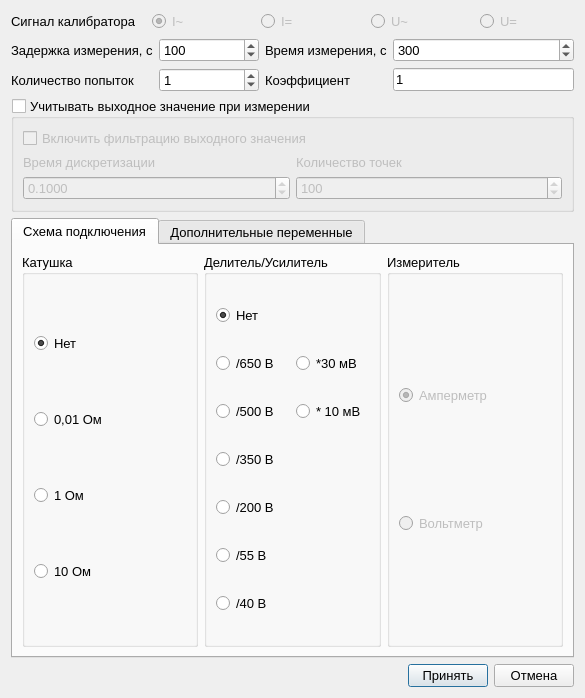
<?xml version="1.0" encoding="UTF-8"?>
<ui version="4.0">
 <class>edit_cell_config_dialog</class>
 <widget class="QDialog" name="edit_cell_config_dialog">
  <property name="geometry">
   <rect>
    <x>0</x>
    <y>0</y>
    <width>585</width>
    <height>698</height>
   </rect>
  </property>
  <property name="font">
   <font>
    <pointsize>10</pointsize>
   </font>
  </property>
  <property name="windowTitle">
   <string>Конфигурация ячейки</string>
  </property>
  <layout class="QVBoxLayout" name="verticalLayout">
   <item>
    <layout class="QVBoxLayout" name="main_widget_layout">
     <item>
      <layout class="QHBoxLayout" name="horizontalLayout">
       <property name="spacing">
        <number>15</number>
       </property>
       <item>
        <widget class="QLabel" name="label">
         <property name="text">
          <string>Сигнал калибратора</string>
         </property>
        </widget>
       </item>
       <item>
        <widget class="QRadioButton" name="aci_radio">
         <property name="enabled">
          <bool>false</bool>
         </property>
         <property name="text">
          <string>I~</string>
         </property>
         <property name="checked">
          <bool>true</bool>
         </property>
        </widget>
       </item>
       <item>
        <widget class="QRadioButton" name="dci_radio">
         <property name="enabled">
          <bool>false</bool>
         </property>
         <property name="text">
          <string>I=</string>
         </property>
        </widget>
       </item>
       <item>
        <widget class="QRadioButton" name="acv_radio">
         <property name="enabled">
          <bool>false</bool>
         </property>
         <property name="text">
          <string>U~</string>
         </property>
        </widget>
       </item>
       <item>
        <widget class="QRadioButton" name="dcv_radio">
         <property name="enabled">
          <bool>false</bool>
         </property>
         <property name="text">
          <string>U=</string>
         </property>
        </widget>
       </item>
      </layout>
     </item>
     <item>
      <layout class="QGridLayout" name="gridLayout">
       <item row="0" column="0">
        <widget class="QLabel" name="label_4">
         <property name="text">
          <string>Задержка измерения, с</string>
         </property>
        </widget>
       </item>
       <item row="0" column="2">
        <widget class="QLabel" name="label_5">
         <property name="text">
          <string>Время измерения, с</string>
         </property>
        </widget>
       </item>
       <item row="1" column="1">
        <widget class="QSpinBox" name="retry_count_spinbox">
         <property name="sizePolicy">
          <sizepolicy hsizetype="Preferred" vsizetype="Fixed">
           <horstretch>0</horstretch>
           <verstretch>0</verstretch>
          </sizepolicy>
         </property>
         <property name="minimumSize">
          <size>
           <width>100</width>
           <height>0</height>
          </size>
         </property>
         <property name="value">
          <number>1</number>
         </property>
        </widget>
       </item>
       <item row="1" column="3">
        <widget class="QEditDoubleClick" name="coefficient_edit">
         <property name="minimumSize">
          <size>
           <width>100</width>
           <height>0</height>
          </size>
         </property>
         <property name="font">
          <font>
           <pointsize>10</pointsize>
          </font>
         </property>
         <property name="text">
          <string>1</string>
         </property>
        </widget>
       </item>
       <item row="0" column="1">
        <widget class="QSpinBox" name="measure_delay_spinbox">
         <property name="sizePolicy">
          <sizepolicy hsizetype="Preferred" vsizetype="Fixed">
           <horstretch>0</horstretch>
           <verstretch>0</verstretch>
          </sizepolicy>
         </property>
         <property name="minimumSize">
          <size>
           <width>100</width>
           <height>0</height>
          </size>
         </property>
         <property name="maximum">
          <number>9999</number>
         </property>
         <property name="value">
          <number>100</number>
         </property>
        </widget>
       </item>
       <item row="1" column="0">
        <widget class="QLabel" name="label_3">
         <property name="text">
          <string>Количество попыток</string>
         </property>
        </widget>
       </item>
       <item row="0" column="3">
        <widget class="QSpinBox" name="measure_time_spinbox">
         <property name="sizePolicy">
          <sizepolicy hsizetype="Expanding" vsizetype="Fixed">
           <horstretch>0</horstretch>
           <verstretch>0</verstretch>
          </sizepolicy>
         </property>
         <property name="minimumSize">
          <size>
           <width>100</width>
           <height>0</height>
          </size>
         </property>
         <property name="maximum">
          <number>99999</number>
         </property>
         <property name="value">
          <number>300</number>
         </property>
        </widget>
       </item>
       <item row="1" column="2">
        <widget class="QLabel" name="label_2">
         <property name="text">
          <string>Коэффициент</string>
         </property>
        </widget>
       </item>
      </layout>
     </item>
     <item>
      <widget class="QGroupBox" name="consider_output_value_checkbox">
       <property name="title">
        <string>Учитывать выходное значение при измерении</string>
       </property>
       <property name="checkable">
        <bool>true</bool>
       </property>
       <property name="checked">
        <bool>false</bool>
       </property>
       <layout class="QVBoxLayout" name="verticalLayout_2">
        <item>
         <widget class="QCheckBox" name="enable_output_filtering_checkbox">
          <property name="text">
           <string>Включить фильтрацию выходного значения</string>
          </property>
         </widget>
        </item>
        <item>
         <layout class="QGridLayout" name="gridLayout_2">
          <item row="1" column="0">
           <widget class="QDoubleSpinBox" name="sampling_time_spinbox">
            <property name="decimals">
             <number>4</number>
            </property>
            <property name="singleStep">
             <double>0.100000000000000</double>
            </property>
            <property name="value">
             <double>0.100000000000000</double>
            </property>
           </widget>
          </item>
          <item row="0" column="0">
           <widget class="QLabel" name="label_6">
            <property name="text">
             <string>Время дискретизации</string>
            </property>
           </widget>
          </item>
          <item row="1" column="1">
           <widget class="QSpinBox" name="filter_points_count_spinbox">
            <property name="maximum">
             <number>9999</number>
            </property>
            <property name="value">
             <number>100</number>
            </property>
           </widget>
          </item>
          <item row="0" column="1">
           <widget class="QLabel" name="label_7">
            <property name="text">
             <string>Количество точек</string>
            </property>
           </widget>
          </item>
         </layout>
        </item>
       </layout>
      </widget>
     </item>
     <item>
      <widget class="QTabWidget" name="tabWidget">
       <property name="currentIndex">
        <number>0</number>
       </property>
       <widget class="QWidget" name="tab">
        <attribute name="title">
         <string>Схема подключения</string>
        </attribute>
        <layout class="QHBoxLayout" name="horizontalLayout_2">
         <item>
          <widget class="QGroupBox" name="groupBox_3">
           <property name="title">
            <string>Катушка</string>
           </property>
           <layout class="QVBoxLayout" name="verticalLayout_5">
            <item>
             <widget class="QRadioButton" name="coil_no_radio">
              <property name="text">
               <string>Нет</string>
              </property>
              <property name="checked">
               <bool>true</bool>
              </property>
              <attribute name="buttonGroup">
               <string notr="true">buttonGroup_2</string>
              </attribute>
             </widget>
            </item>
            <item>
             <widget class="QRadioButton" name="coil_001_radio">
              <property name="text">
               <string>0,01 Ом</string>
              </property>
              <attribute name="buttonGroup">
               <string notr="true">buttonGroup_2</string>
              </attribute>
             </widget>
            </item>
            <item>
             <widget class="QRadioButton" name="coil_1_radio">
              <property name="text">
               <string>1 Ом</string>
              </property>
              <attribute name="buttonGroup">
               <string notr="true">buttonGroup_2</string>
              </attribute>
             </widget>
            </item>
            <item>
             <widget class="QRadioButton" name="coil_10_radio">
              <property name="text">
               <string>10 Ом</string>
              </property>
              <attribute name="buttonGroup">
               <string notr="true">buttonGroup_2</string>
              </attribute>
             </widget>
            </item>
           </layout>
          </widget>
         </item>
         <item>
          <widget class="QGroupBox" name="groupBox_4">
           <property name="title">
            <string>Делитель/Усилитель</string>
           </property>
           <layout class="QGridLayout" name="gridLayout_3">
            <item row="4" column="0">
             <widget class="QRadioButton" name="divider_200_radio">
              <property name="text">
               <string>/200 В</string>
              </property>
              <attribute name="buttonGroup">
               <string notr="true">buttonGroup_3</string>
              </attribute>
             </widget>
            </item>
            <item row="2" column="0">
             <widget class="QRadioButton" name="divider_500_radio">
              <property name="text">
               <string>/500 В</string>
              </property>
              <attribute name="buttonGroup">
               <string notr="true">buttonGroup_3</string>
              </attribute>
             </widget>
            </item>
            <item row="1" column="0">
             <widget class="QRadioButton" name="divider_650_radio">
              <property name="text">
               <string>/650 В</string>
              </property>
              <attribute name="buttonGroup">
               <string notr="true">buttonGroup_3</string>
              </attribute>
             </widget>
            </item>
            <item row="6" column="0">
             <widget class="QRadioButton" name="divider_40_radio">
              <property name="text">
               <string>/40 В</string>
              </property>
              <attribute name="buttonGroup">
               <string notr="true">buttonGroup_3</string>
              </attribute>
             </widget>
            </item>
            <item row="3" column="0">
             <widget class="QRadioButton" name="divider_350_radio">
              <property name="text">
               <string>/350 В</string>
              </property>
              <attribute name="buttonGroup">
               <string notr="true">buttonGroup_3</string>
              </attribute>
             </widget>
            </item>
            <item row="0" column="0">
             <widget class="QRadioButton" name="divider_no_radio">
              <property name="text">
               <string>Нет</string>
              </property>
              <property name="checked">
               <bool>true</bool>
              </property>
              <attribute name="buttonGroup">
               <string notr="true">buttonGroup_3</string>
              </attribute>
             </widget>
            </item>
            <item row="5" column="0">
             <widget class="QRadioButton" name="divider_55_radio">
              <property name="text">
               <string>/55 В</string>
              </property>
              <attribute name="buttonGroup">
               <string notr="true">buttonGroup_3</string>
              </attribute>
             </widget>
            </item>
            <item row="1" column="1">
             <widget class="QRadioButton" name="amplifier_30_radio">
              <property name="text">
               <string>*30 мВ</string>
              </property>
              <attribute name="buttonGroup">
               <string notr="true">buttonGroup_3</string>
              </attribute>
             </widget>
            </item>
            <item row="2" column="1">
             <widget class="QRadioButton" name="amplifier_10_radio">
              <property name="text">
               <string>* 10 мВ</string>
              </property>
              <attribute name="buttonGroup">
               <string notr="true">buttonGroup_3</string>
              </attribute>
             </widget>
            </item>
           </layout>
          </widget>
         </item>
         <item>
          <widget class="QGroupBox" name="groupBox_2">
           <property name="title">
            <string>Измеритель</string>
           </property>
           <layout class="QVBoxLayout" name="verticalLayout_4">
            <item>
             <widget class="QRadioButton" name="ammeter_radio">
              <property name="enabled">
               <bool>false</bool>
              </property>
              <property name="text">
               <string>Амперметр</string>
              </property>
              <property name="checked">
               <bool>true</bool>
              </property>
              <attribute name="buttonGroup">
               <string notr="true">buttonGroup</string>
              </attribute>
             </widget>
            </item>
            <item>
             <widget class="QRadioButton" name="voltmeter_radio">
              <property name="enabled">
               <bool>false</bool>
              </property>
              <property name="text">
               <string>Вольтметр</string>
              </property>
              <attribute name="buttonGroup">
               <string notr="true">buttonGroup</string>
              </attribute>
             </widget>
            </item>
           </layout>
          </widget>
         </item>
        </layout>
       </widget>
       <widget class="QWidget" name="tab_2">
        <attribute name="title">
         <string>Дополнительные переменные</string>
        </attribute>
        <layout class="QHBoxLayout" name="horizontalLayout_3">
         <item>
          <widget class="QTableWidget" name="extra_variables_table">
           <property name="styleSheet">
            <string notr="true">selection-color: rgb(0, 0, 0);
selection-background-color: rgb(170, 170, 255);</string>
           </property>
           <property name="selectionMode">
            <enum>QAbstractItemView::SingleSelection</enum>
           </property>
           <property name="selectionBehavior">
            <enum>QAbstractItemView::SelectRows</enum>
           </property>
           <attribute name="horizontalHeaderStretchLastSection">
            <bool>true</bool>
           </attribute>
           <column>
            <property name="text">
             <string>Имя</string>
            </property>
           </column>
           <column>
            <property name="text">
             <string>Индекс</string>
            </property>
           </column>
           <column>
            <property name="text">
             <string>Тип</string>
            </property>
           </column>
           <column>
            <property name="text">
             <string>Рабоч. знач.</string>
            </property>
           </column>
           <column>
            <property name="text">
             <string>Знач. по-умолч.</string>
            </property>
           </column>
          </widget>
         </item>
         <item>
          <layout class="QVBoxLayout" name="verticalLayout_3">
           <item>
            <widget class="QPushButton" name="add_extra_param_button">
             <property name="text">
              <string/>
             </property>
             <property name="icon">
              <iconset resource="../resources/icons.qrc">
               <normaloff>:/icons/icons/plus.png</normaloff>:/icons/icons/plus.png</iconset>
             </property>
            </widget>
           </item>
           <item>
            <widget class="QPushButton" name="remove_extra_param_button">
             <property name="text">
              <string/>
             </property>
             <property name="icon">
              <iconset resource="../resources/icons.qrc">
               <normaloff>:/icons/icons/minus2.png</normaloff>:/icons/icons/minus2.png</iconset>
             </property>
            </widget>
           </item>
           <item>
            <spacer name="verticalSpacer_2">
             <property name="orientation">
              <enum>Qt::Vertical</enum>
             </property>
             <property name="sizeHint" stdset="0">
              <size>
               <width>20</width>
               <height>40</height>
              </size>
             </property>
            </spacer>
           </item>
          </layout>
         </item>
        </layout>
       </widget>
      </widget>
     </item>
    </layout>
   </item>
   <item>
    <layout class="QHBoxLayout" name="buttons_layout">
     <item>
      <spacer name="horizontalSpacer_2">
       <property name="orientation">
        <enum>Qt::Horizontal</enum>
       </property>
       <property name="sizeHint" stdset="0">
        <size>
         <width>40</width>
         <height>20</height>
        </size>
       </property>
      </spacer>
     </item>
     <item>
      <widget class="QPushButton" name="accept_button">
       <property name="text">
        <string>Принять</string>
       </property>
       <property name="default">
        <bool>true</bool>
       </property>
      </widget>
     </item>
     <item>
      <widget class="QPushButton" name="cancel_button">
       <property name="text">
        <string>Отмена</string>
       </property>
      </widget>
     </item>
    </layout>
   </item>
  </layout>
 </widget>
 <customwidgets>
  <customwidget>
   <class>QEditDoubleClick</class>
   <extends>QLineEdit</extends>
   <header>irspy.qt.custom_widgets.CustomLineEdit</header>
  </customwidget>
 </customwidgets>
 <tabstops>
  <tabstop>aci_radio</tabstop>
  <tabstop>dci_radio</tabstop>
  <tabstop>acv_radio</tabstop>
  <tabstop>dcv_radio</tabstop>
  <tabstop>measure_delay_spinbox</tabstop>
  <tabstop>measure_time_spinbox</tabstop>
  <tabstop>retry_count_spinbox</tabstop>
  <tabstop>coefficient_edit</tabstop>
  <tabstop>consider_output_value_checkbox</tabstop>
  <tabstop>enable_output_filtering_checkbox</tabstop>
  <tabstop>sampling_time_spinbox</tabstop>
  <tabstop>filter_points_count_spinbox</tabstop>
  <tabstop>tabWidget</tabstop>
  <tabstop>coil_no_radio</tabstop>
  <tabstop>coil_001_radio</tabstop>
  <tabstop>coil_1_radio</tabstop>
  <tabstop>coil_10_radio</tabstop>
  <tabstop>divider_no_radio</tabstop>
  <tabstop>divider_650_radio</tabstop>
  <tabstop>divider_500_radio</tabstop>
  <tabstop>divider_350_radio</tabstop>
  <tabstop>divider_200_radio</tabstop>
  <tabstop>divider_55_radio</tabstop>
  <tabstop>divider_40_radio</tabstop>
  <tabstop>amplifier_30_radio</tabstop>
  <tabstop>amplifier_10_radio</tabstop>
  <tabstop>ammeter_radio</tabstop>
  <tabstop>voltmeter_radio</tabstop>
  <tabstop>extra_variables_table</tabstop>
  <tabstop>add_extra_param_button</tabstop>
  <tabstop>remove_extra_param_button</tabstop>
  <tabstop>accept_button</tabstop>
  <tabstop>cancel_button</tabstop>
 </tabstops>
 <resources>
  <include location="../resources/icons.qrc"/>
 </resources>
 <connections/>
 <buttongroups>
  <buttongroup name="buttonGroup_3"/>
  <buttongroup name="buttonGroup"/>
  <buttongroup name="buttonGroup_2"/>
 </buttongroups>
</ui>
